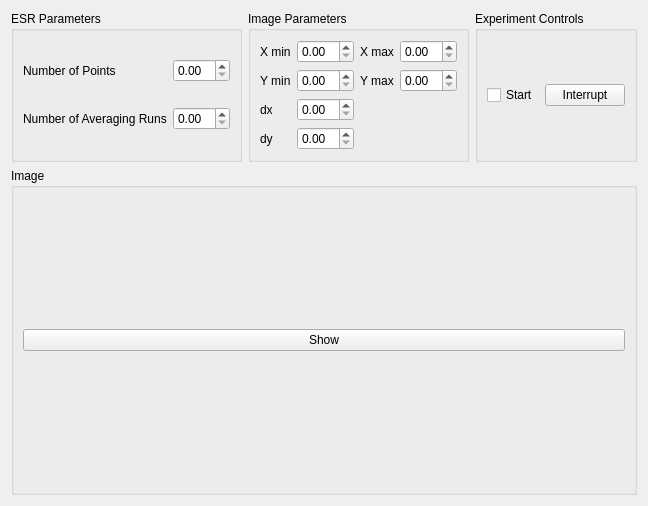
<?xml version="1.0" encoding="UTF-8"?>
<ui version="4.0">
 <class>Form</class>
 <widget class="QWidget" name="Form">
  <property name="geometry">
   <rect>
    <x>0</x>
    <y>0</y>
    <width>633</width>
    <height>506</height>
   </rect>
  </property>
  <property name="windowTitle">
   <string>Form</string>
  </property>
  <layout class="QGridLayout" name="gridLayout" rowstretch="0,1">

   <item row="0" column="0">
    <widget class="QGroupBox" name="move_groupBox">
     <property name="title">
      <string>ESR Parameters</string>
     </property>
     <layout class="QGridLayout" name="gridLayout" columnstretch="0,0">
      <item row="0" column="1">
       <widget class="QDoubleSpinBox" name="N_pts_doubleSpinBox"/>
      </item>
      <item row="0" column="0">
       <widget class="QLabel" name="label_10">
        <property name="text">
         <string>Number of Points</string>
        </property>
       </widget>
      </item>
      <item row="1" column="1">
       <widget class="QDoubleSpinBox" name="Navg_doubleSpinBox"/>
      </item>
      <item row="1" column="0">
       <widget class="QLabel" name="label_11">
        <property name="text">
         <string>Number of Averaging Runs</string>
        </property>
       </widget>
      </item>
     </layout>
    </widget>
   </item>

   <item row="0" column="1" colspan="3">
    <widget class="QGroupBox" name="image_groupBox">
     <property name="title">
      <string>Image Parameters</string>
     </property>
     <layout class="QGridLayout" name="gridLayout_3" columnstretch="1,3">

      <item row="0" column="1">
       <widget class="QDoubleSpinBox" name="xmin_doubleSpinBox"/>
      </item>
      <item row="0" column="0">
       <widget class="QLabel" name="label_10">
        <property name="text">
         <string>X min</string>
        </property>
       </widget>
      </item>

      <item row="0" column="3">
       <widget class="QDoubleSpinBox" name="xmax_doubleSpinBox"/>
      </item>
      <item row="0" column="2">
       <widget class="QLabel" name="label_10">
        <property name="text">
         <string>X max</string>
        </property>
       </widget>
      </item>

      <item row="1" column="1">
       <widget class="QDoubleSpinBox" name="ymin_doubleSpinBox"/>
      </item>
      <item row="1" column="0">
       <widget class="QLabel" name="label_10">
        <property name="text">
         <string>Y min</string>
        </property>
       </widget>
      </item>

      <item row="1" column="3">
       <widget class="QDoubleSpinBox" name="ymax_doubleSpinBox"/>
      </item>
      <item row="1" column="2">
       <widget class="QLabel" name="label_10">
        <property name="text">
         <string>Y max</string>
        </property>
       </widget>
      </item>

      <item row="2" column="1">
       <widget class="QDoubleSpinBox" name="dx_doubleSpinBox"/>
      </item>
      <item row="2" column="0">
       <widget class="QLabel" name="label_10">
        <property name="text">
         <string>dx</string>
        </property>
       </widget>
      </item>

      <item row="3" column="1">
       <widget class="QDoubleSpinBox" name="dy_doubleSpinBox"/>
      </item>
      <item row="3" column="0">
       <widget class="QLabel" name="label_10">
        <property name="text">
         <string>dy</string>
        </property>
       </widget>
      </item>

     </layout>
    </widget>
   </item>

   <item row="1" column="0" colspan="5">
    <widget class="QGroupBox" name="plot_groupBox">
     <property name="title">
      <string>Image</string>
     </property>
     <layout class="QVBoxLayout" name="verticalLayout">
      <item>
       <widget class="QPushButton" name="show_pushButton">
        <property name="text">
         <string>Show</string>
        </property>
       </widget>
      </item>
     </layout>
    </widget>
   </item>

   <item row="0" column="4">
    <widget class="QGroupBox" name="camera_controls_groupBox">
     <property name="title">
      <string>Experiment Controls</string>
     </property>
     <layout class="QGridLayout" name="gridLayout" columnstretch="0,0">
      <item row="0" column="1">
       <widget class="QPushButton" name="interrupt_pushButton">
        <property name="text">
         <string>Interrupt</string>
        </property>
       </widget>
      </item>
      <item row="0" column="0">
       <widget class="QCheckBox" name="start_box">
        <property name="text">
         <string>Start</string>
        </property>
       </widget>
      </item>
     </layout>
    </widget>
   </item>

  </layout>
 </widget>
 <resources/>
 <connections/>
</ui>
